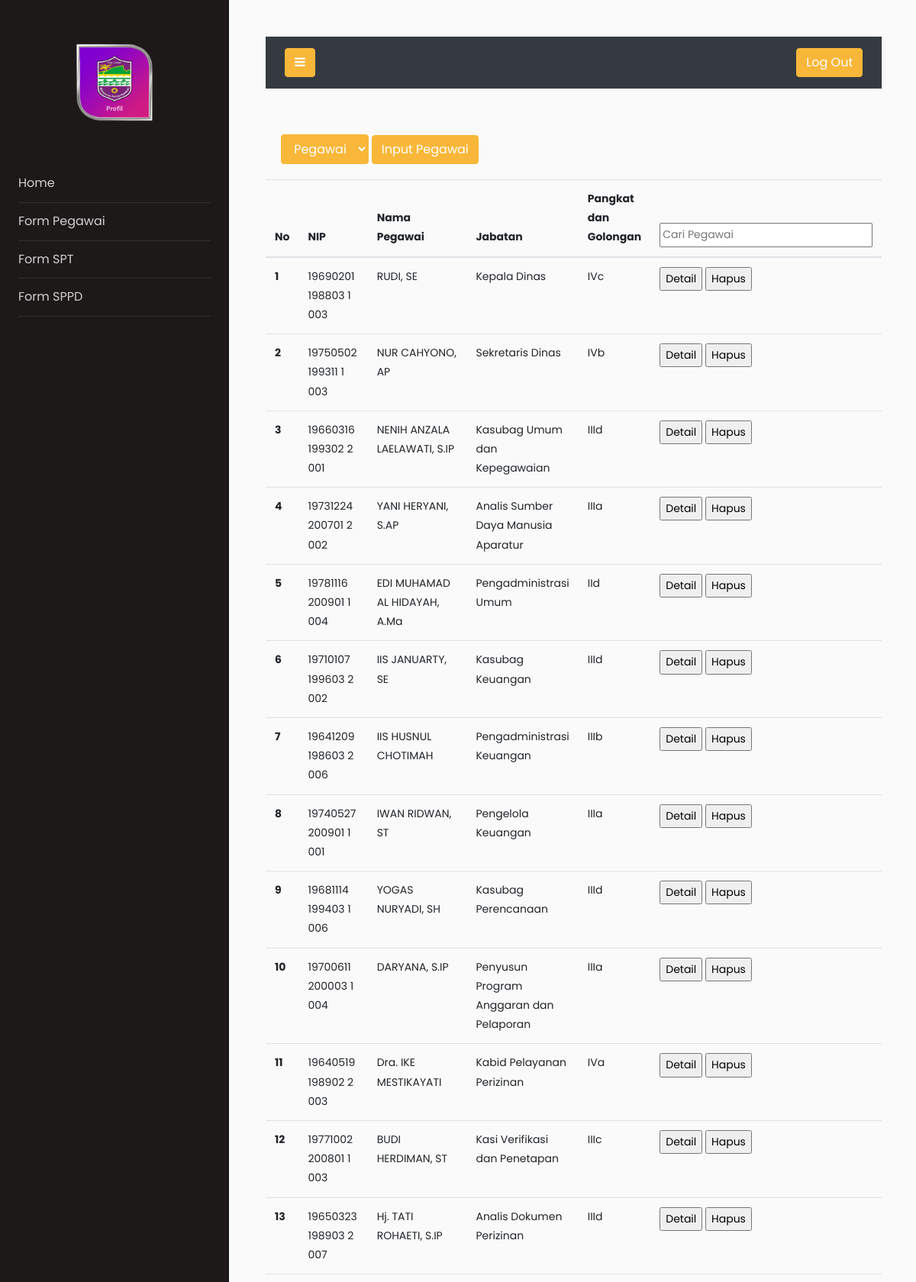
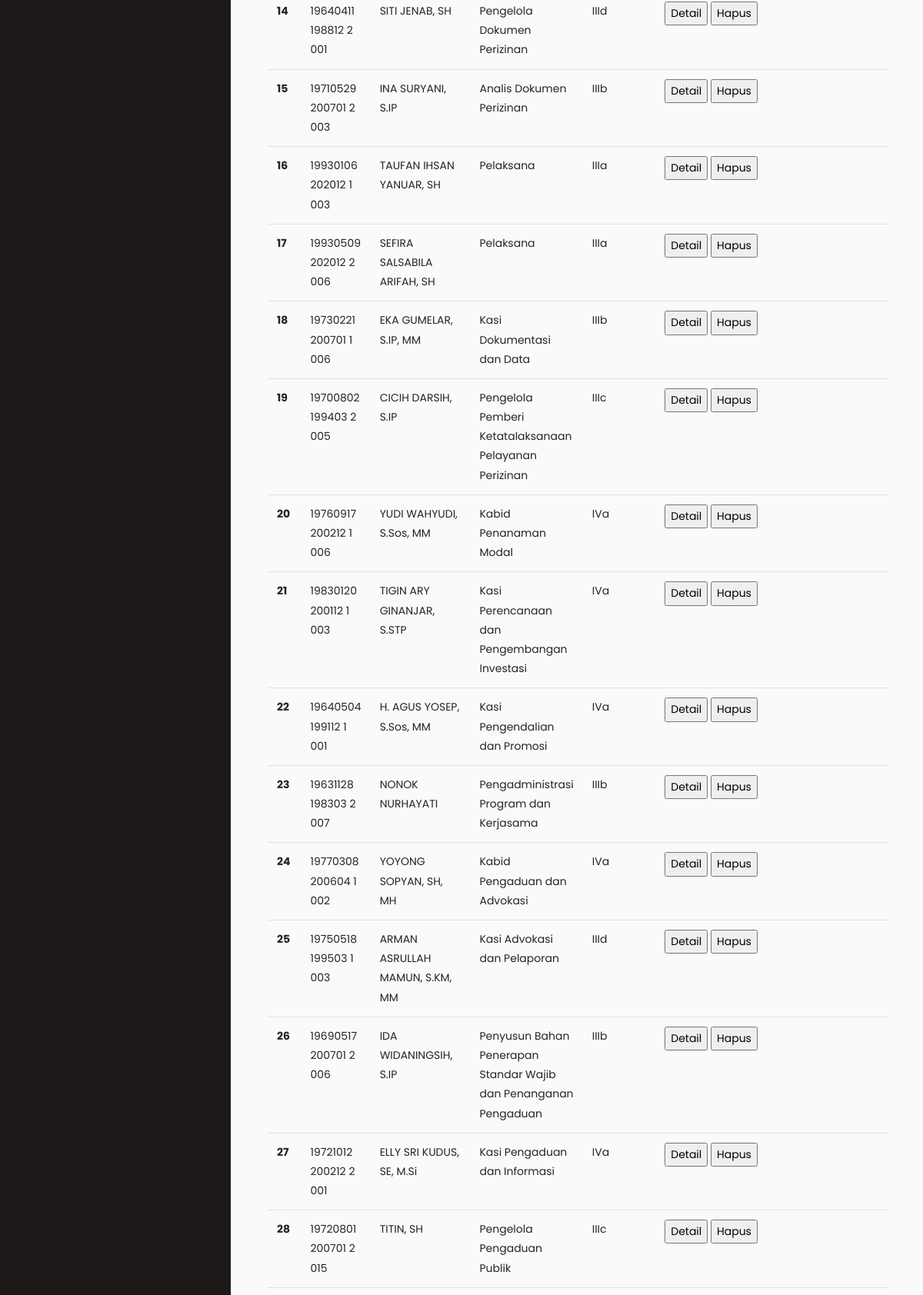
The page /sppd/pegawai.php (upper part) on the database its author committed (2 pictures, top to bottom).
### tables this page shows
CREATE TABLE `pegawai` (
  `IdPegawai` int(7) NOT NULL,
  `NIP` varchar(21) DEFAULT NULL,
  `Nama` varchar(40) DEFAULT NULL,
  `Golongan` text DEFAULT NULL,
  `tmt` date DEFAULT NULL,
  `jabatan` text DEFAULT NULL,
  `pendidikanT` varchar(5) DEFAULT NULL,
  `jurusan` text DEFAULT NULL,
  `univ` text DEFAULT NULL,
  `ket` text DEFAULT NULL,
  `jenis` enum('PNS','Non PNS') DEFAULT NULL
);

### sppd/pegawai.php (the view, shortened to what this page needs)
<?php
  require_once("koneksi.php");
?>
<!doctype html>
<html lang="en">
  <head>
		<link rel="stylesheet" href="https://stackpath.bootstrapcdn.com/font-awesome/4.7.0/css/font-awesome.min.css">
		<link rel="stylesheet" href="css/style.css">
  </head>
  <body>
		<div class="wrapper d-flex align-items-stretch">
			<nav id="sidebar">
				<div class="p-4 pt-5">
		  		<a href="index.php"class="img logo rounded mb-5" style="background-image: url(images/logo.png);"></a>
	        <ul class="list-unstyled components mb-5">
	          <li>
              <a href="index.php">Home</a>
          </li>
	          <li>
	              <a href="pegawai.php">Form Pegawai</a>
	          </li>
            <li>
	              <a href="spt.php">Form SPT</a>
	          </li>
	          <li>
              <a href="sppd.php">Form SPPD</a>
          </li>
	        </ul>
	      </div>
    	</nav>
      <div id="content" class="p-4 p-md-5">
        <nav class="navbar navbar-expand-lg navbar-primary bg-dark">
          <div class="container-fluid">
            <button type="button" id="sidebarCollapse" class="btn btn-primary">
              <i class="fa fa-bars"></i>
            </button>
            <div class="collapse navbar-collapse" id="navbarSupportedContent">
              <ul class="nav navbar-nav ml-auto">
                <li class="nav-item active">
                <a href="login.php" class="btn btn-primary">Log Out</a>
                </li>
              </ul>
            </div>
          </div>
        </nav>
        <div class="card-body">
        <select class="btn btn-primary" id="pilih">
          <option value="S"> Pegawai </option>
        </select>
        <a href="inputpegawai.php" class="btn btn-primary">Input Pegawai</a>
		</div>
        <table class="table">
        <thead>
          <tr>
            <th scope="col">No</th>
            <th scope="col">NIP</th>
            <th scope="col">Nama Pegawai</th>
            <th scope="col">Jabatan</th>
            <th scope="col">Pangkat dan Golongan</th>
            <th><input class="search" type="text" placeholder="Cari Pegawai" id="search" name="search"></th>
          </tr>
        </thead>
    <tbody id="tampil">
    <?php $pegawai = $conn -> query("SELECT * from pegawai");
        $no =1;
        while($data_pegawai = $pegawai->fetch_assoc()):
    ?>
      <tr>
        <th scope="row"><?=$no++;?></th>
        <td><?=$data_pegawai['NIP']?></td>
        <td><?=$data_pegawai['Nama']?></td>
        <td><?=$data_pegawai['jabatan']?></td>
        <td><?=$data_pegawai['Golongan']?></td>
        <td><a href="inputpegawai.php?kode=<?=$data_pegawai['IdPegawai']?>"> <input type="submit" name="submit" value="Detail" /></a>
        <a id="delete" href="function/pegawai_live.php?kode=<?=$data_pegawai['IdPegawai']?>"><input type="submit" name="submit" value="Hapus" data-hapus="<?=$data_pegawai['NIP']?>"/> </td>
      </tr>
    <?php endwhile;?>
    </tbody>
</table>
  </body>
</html>

### rows shown on the page
pegawai: NIP "19690201 198803 1 003", Nama "RUDI, SE", jabatan "Kepala Dinas", Golongan "IVc"
pegawai: NIP "19750502 199311 1 003", Nama "NUR CAHYONO, AP", jabatan "Sekretaris Dinas", Golongan "IVb"
pegawai: NIP "19660316 199302 2 001", Nama "NENIH ANZALA LAELAWATI, S.IP", jabatan "Kasubag Umum dan Kepegawaian", Golongan "IIId"
pegawai: NIP "19731224 200701 2 002", Nama "YANI HERYANI, S.AP", jabatan "Analis Sumber Daya Manusia Aparatur", Golongan "IIIa"
pegawai: NIP "19781116 200901 1 004", Nama "EDI MUHAMAD AL HIDAYAH, A.Ma", jabatan "Pengadministrasi Umum", Golongan "IId"
pegawai: NIP "19710107 199603 2 002", Nama "IIS JANUARTY, SE", jabatan "Kasubag Keuangan", Golongan "IIId"
pegawai: NIP "19641209 198603 2 006", Nama "IIS HUSNUL CHOTIMAH", jabatan "Pengadministrasi Keuangan", Golongan "IIIb"
pegawai: NIP "19740527 200901 1 001", Nama "IWAN RIDWAN, ST", jabatan "Pengelola Keuangan", Golongan "IIIa"
pegawai: NIP "19681114 199403 1 006", Nama "YOGAS NURYADI, SH", jabatan "Kasubag Perencanaan", Golongan "IIId"
pegawai: NIP "19700611 200003 1 004", Nama "DARYANA, S.IP", jabatan "Penyusun Program Anggaran dan Pelaporan", Golongan "IIIa"
pegawai: NIP "19640519 198902 2 003", Nama "Dra. IKE MESTIKAYATI", jabatan "Kabid Pelayanan Perizinan", Golongan "IVa"
pegawai: NIP "19771002 200801 1 003", Nama "BUDI HERDIMAN, ST", jabatan "Kasi Verifikasi dan Penetapan", Golongan "IIIc"
pegawai: NIP "19650323 198903 2 007", Nama "Hj. TATI ROHAETI, S.IP", jabatan "Analis Dokumen Perizinan", Golongan "IIId"
pegawai: NIP "19640411 198812 2 001", Nama "SITI JENAB, SH", jabatan "Pengelola Dokumen Perizinan", Golongan "IIId"
pegawai: NIP "19710529 200701 2 003", Nama "INA SURYANI, S.IP", jabatan "Analis Dokumen Perizinan", Golongan "IIIb"
pegawai: NIP "19930106 202012 1 003", Nama "TAUFAN IHSAN YANUAR, SH", jabatan "Pelaksana", Golongan "IIIa"
pegawai: NIP "19930509 202012 2 006", Nama "SEFIRA SALSABILA ARIFAH, SH", jabatan "Pelaksana", Golongan "IIIa"
pegawai: NIP "19730221 200701 1 006", Nama "EKA GUMELAR, S.IP, MM", jabatan "Kasi Dokumentasi dan Data", Golongan "IIIb"
pegawai: NIP "19700802 199403 2 005", Nama "CICIH DARSIH, S.IP", jabatan "Pengelola Pemberi Ketatalaksanaan Pelayanan Perizinan", Golongan "IIIc"
pegawai: NIP "19760917 200212 1 006", Nama "YUDI WAHYUDI, S.Sos, MM", jabatan "Kabid Penanaman Modal", Golongan "IVa"
pegawai: NIP "19830120 200112 1 003", Nama "TIGIN ARY GINANJAR, S.STP", jabatan "Kasi Perencanaan dan Pengembangan Investasi", Golongan "IVa"
pegawai: NIP "19640504 199112 1 001", Nama "H. AGUS YOSEP, S.Sos, MM", jabatan "Kasi Pengendalian dan Promosi", Golongan "IVa"
pegawai: NIP "19631128 198303 2 007", Nama "NONOK NURHAYATI", jabatan "Pengadministrasi Program dan Kerjasama", Golongan "IIIb"
pegawai: NIP "19770308 200604 1 002", Nama "YOYONG SOPYAN, SH, MH", jabatan "Kabid Pengaduan dan Advokasi", Golongan "IVa"
pegawai: NIP "19750518 199503 1 003", Nama "ARMAN ASRULLAH MAMUN, S.KM, MM", jabatan "Kasi Advokasi dan Pelaporan", Golongan "IIId"
pegawai: NIP "19690517 200701 2 006", Nama "IDA WIDANINGSIH, S.IP", jabatan "Penyusun Bahan Penerapan Standar Wajib dan Penanganan Pengaduan", Golongan "IIIb"
pegawai: NIP "19721012 200212 2 001", Nama "ELLY SRI KUDUS, SE, M.Si", jabatan "Kasi Pengaduan dan Informasi", Golongan "IVa"
pegawai: NIP "19720801 200701 2 015", Nama "TITIN, SH", jabatan "Pengelola Pengaduan Publik", Golongan "IIIc"
